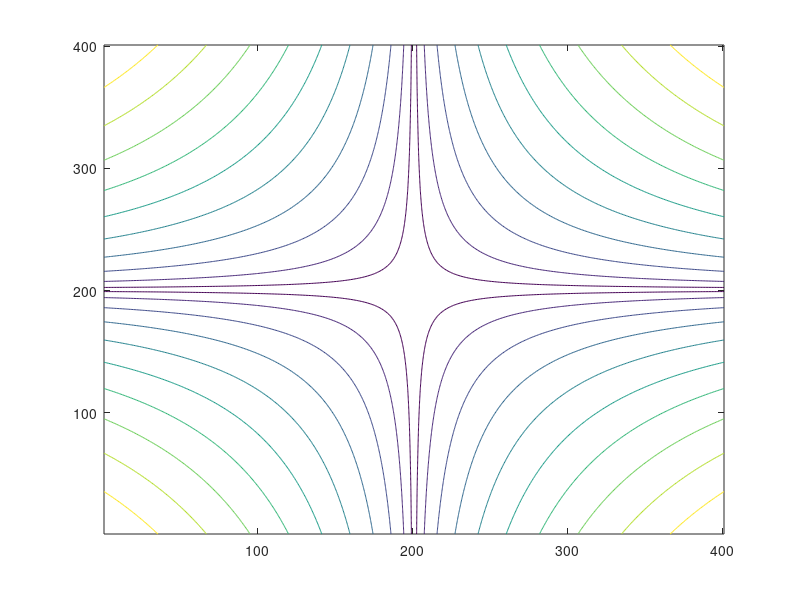

This chart was generated by the following MATLAB code:
clear all;
close all;

p = .001;
x = [-2:.01:2];
for i = 1:length(x)
    for j = 1:length(x)
        f(i,j) = abs(x(i))^p+abs(x(j))^p;
        f(i,j) = (f(i,j))^(1/p);
    end
end 

contour(f);